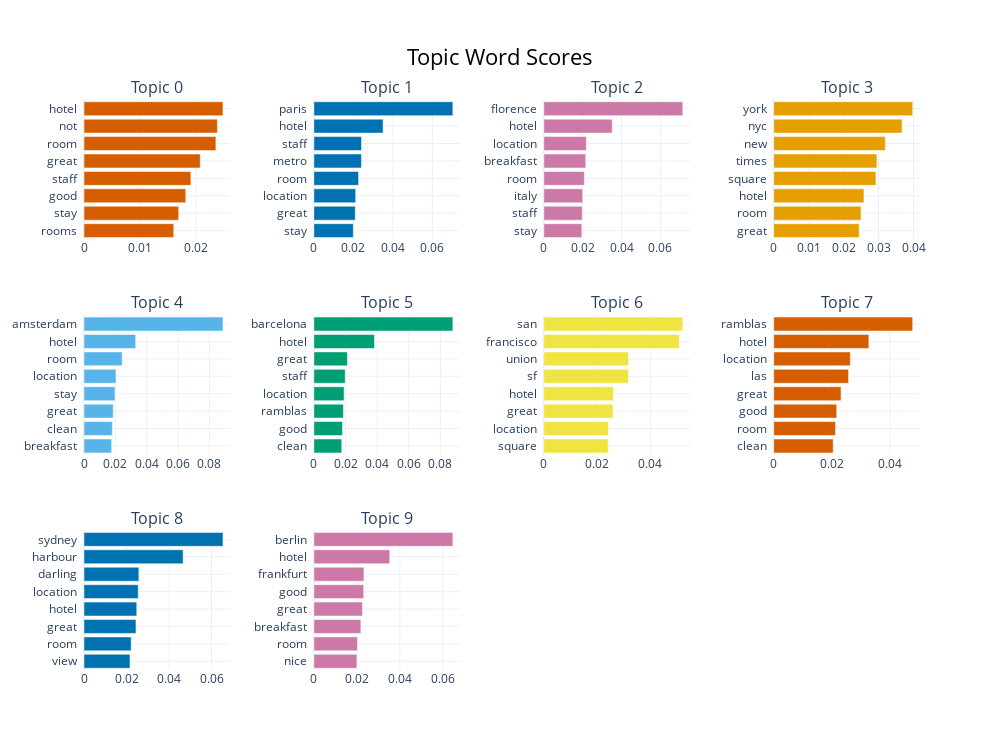

Notebook cell for this chart:
### Markdown cell above
### HDBSCAN

### Code cell
hdbscan_model = HDBSCAN(min_cluster_size=50, cluster_selection_method='eom', prediction_data=True)
hdbscan_topic_model = BERTopic(hdbscan_model=hdbscan_model).fit(df.text, embeddings=embeddings)
print(f'Total number of topics: {len(hdbscan_topic_model.topics_)}')
print(f'Number of unique topics: {len(set(hdbscan_topic_model.topics_))}')
hdbscan_topic_model.get_topic_info().head()
hdbscan_topic_model.visualize_barchart(top_n_topics=10, n_words=8)

### Figure 1 — Plotly figure (JSON) as saved in the notebook; plotly's stock layout.template omitted (floating-point values rounded to 4 significant figures)
{"data": [{"marker": {"color": "#D55E00"}, "orientation": "h", "type": "bar", "x": [0.01604, 0.01692, 0.01819, 0.0191, 0.02078, 0.02357, 0.02384, 0.02484], "xaxis": "x", "y": ["rooms  ", "stay  ", "good  ", "staff  ", "great  ", "room  ", "not  ", "hotel  "], "yaxis": "y"}, {"marker": {"color": "#0072B2"}, "orientation": "h", "type": "bar", "x": [0.01993, 0.02093, 0.02117, 0.02262, 0.02407, 0.0241, 0.03503, 0.07036], "xaxis": "x2", "y": ["stay  ", "great  ", "location  ", "room  ", "metro  ", "staff  ", "hotel  ", "paris  "], "yaxis": "y2"}, {"marker": {"color": "#CC79A7"}, "orientation": "h", "type": "bar", "x": [0.01957, 0.01978, 0.02004, 0.02089, 0.0216, 0.0219, 0.03523, 0.07155], "xaxis": "x3", "y": ["stay  ", "staff  ", "italy  ", "room  ", "breakfast  ", "location  ", "hotel  ", "florence  "], "yaxis": "y3"}, {"marker": {"color": "#E69F00"}, "orientation": "h", "type": "bar", "x": [0.02445, 0.02497, 0.02582, 0.02923, 0.02953, 0.03193, 0.03674, 0.03977], "xaxis": "x4", "y": ["great  ", "room  ", "hotel  ", "square  ", "times  ", "new  ", "nyc  ", "york  "], "yaxis": "y4"}, {"marker": {"color": "#56B4E9"}, "orientation": "h", "type": "bar", "x": [0.01765, 0.01804, 0.01864, 0.01978, 0.0204, 0.02434, 0.03298, 0.08866], "xaxis": "x5", "y": ["breakfast  ", "clean  ", "great  ", "stay  ", "location  ", "room  ", "hotel  ", "amsterdam  "], "yaxis": "y5"}, {"marker": {"color": "#009E73"}, "orientation": "h", "type": "bar", "x": [0.01761, 0.01807, 0.01867, 0.01908, 0.01979, 0.02119, 0.0383, 0.08789], "xaxis": "x6", "y": ["clean  ", "good  ", "ramblas  ", "location  ", "staff  ", "great  ", "hotel  ", "barcelona  "], "yaxis": "y6"}, {"marker": {"color": "#F0E442"}, "orientation": "h", "type": "bar", "x": [0.02416, 0.02424, 0.02602, 0.02611, 0.03177, 0.03183, 0.05087, 0.05218], "xaxis": "x7", "y": ["square  ", "location  ", "great  ", "hotel  ", "sf  ", "union  ", "francisco  ", "san  "], "yaxis": "y7"}, {"marker": {"color": "#D55E00"}, "orientation": "h", "type": "bar", "x": [0.02049, 0.02128, 0.02171, 0.0232, 0.02578, 0.02637, 0.03278, 0.04787], "xaxis": "x8", "y": ["clean  ", "room  ", "good  ", "great  ", "las  ", "location  ", "hotel  ", "ramblas  "], "yaxis": "y8"}, {"marker": {"color": "#0072B2"}, "orientation": "h", "type": "bar", "x": [0.02162, 0.02219, 0.02445, 0.02481, 0.02551, 0.02581, 0.04664, 0.06538], "xaxis": "x9", "y": ["view  ", "room  ", "great  ", "hotel  ", "location  ", "darling  ", "harbour  ", "sydney  "], "yaxis": "y9"}, {"marker": {"color": "#CC79A7"}, "orientation": "h", "type": "bar", "x": [0.02, 0.02025, 0.02186, 0.02258, 0.02315, 0.02327, 0.0353, 0.06465], "xaxis": "x10", "y": ["nice  ", "room  ", "breakfast  ", "great  ", "good  ", "frankfurt  ", "hotel  ", "berlin  "], "yaxis": "y10"}], "layout": {"annotations": [{"font": {"size": 16}, "showarrow": false, "text": "Topic 0", "x": 0.0875, "xanchor": "center", "xref": "paper", "y": 1, "yanchor": "bottom", "yref": "paper"}, {"font": {"size": 16}, "showarrow": false, "text": "Topic 1", "x": 0.3625, "xanchor": "center", "xref": "paper", "y": 1, "yanchor": "bottom", "yref": "paper"}, {"font": {"size": 16}, "showarrow": false, "text": "Topic 2", "x": 0.6375, "xanchor": "center", "xref": "paper", "y": 1, "yanchor": "bottom", "yref": "paper"}, {"font": {"size": 16}, "showarrow": false, "text": "Topic 3", "x": 0.9125, "xanchor": "center", "xref": "paper", "y": 1, "yanchor": "bottom", "yref": "paper"}, {"font": {"size": 16}, "showarrow": false, "text": "Topic 4", "x": 0.0875, "xanchor": "center", "xref": "paper", "y": 0.6222, "yanchor": "bottom", "yref": "paper"}, {"font": {"size": 16}, "showarrow": false, "text": "Topic 5", "x": 0.3625, "xanchor": "center", "xref": "paper", "y": 0.6222, "yanchor": "bottom", "yref": "paper"}, {"font": {"size": 16}, "showarrow": false, "text": "Topic 6", "x": 0.6375, "xanchor": "center", "xref": "paper", "y": 0.6222, "yanchor": "bottom", "yref": "paper"}, {"font": {"size": 16}, "showarrow": false, "text": "Topic 7", "x": 0.9125, "xanchor": "center", "xref": "paper", "y": 0.6222, "yanchor": "bottom", "yref": "paper"}, {"font": {"size": 16}, "showarrow": false, "text": "Topic 8", "x": 0.0875, "xanchor": "center", "xref": "paper", "y": 0.2444, "yanchor": "bottom", "yref": "paper"}, {"font": {"size": 16}, "showarrow": false, "text": "Topic 9", "x": 0.3625, "xanchor": "center", "xref": "paper", "y": 0.2444, "yanchor": "bottom", "yref": "paper"}], "height": 750, "hoverlabel": {"bgcolor": "white", "font": {"family": "Rockwell", "size": 16}}, "showlegend": false, "title": {"font": {"color": "Black", "size": 22}, "text": "Topic Word Scores", "x": 0.5, "xanchor": "center", "yanchor": "top"}, "width": 1000, "xaxis": {"anchor": "y", "domain": [0, 0.175], "showgrid": true}, "xaxis10": {"anchor": "y10", "domain": [0.275, 0.45], "showgrid": true}, "xaxis11": {"anchor": "y11", "domain": [0.55, 0.725], "showgrid": true}, "xaxis12": {"anchor": "y12", "domain": [0.825, 1], "showgrid": true}, "xaxis2": {"anchor": "y2", "domain": [0.275, 0.45], "showgrid": true}, "xaxis3": {"anchor": "y3", "domain": [0.55, 0.725], "showgrid": true}, "xaxis4": {"anchor": "y4", "domain": [0.825, 1], "showgrid": true}, "xaxis5": {"anchor": "y5", "domain": [0, 0.175], "showgrid": true}, "xaxis6": {"anchor": "y6", "domain": [0.275, 0.45], "showgrid": true}, "xaxis7": {"anchor": "y7", "domain": [0.55, 0.725], "showgrid": true}, "xaxis8": {"anchor": "y8", "domain": [0.825, 1], "showgrid": true}, "xaxis9": {"anchor": "y9", "domain": [0, 0.175], "showgrid": true}, "yaxis": {"anchor": "x", "domain": [0.7556, 1], "showgrid": true}, "yaxis10": {"anchor": "x10", "domain": [0, 0.2444], "showgrid": true}, "yaxis11": {"anchor": "x11", "domain": [0, 0.2444], "showgrid": true}, "yaxis12": {"anchor": "x12", "domain": [0, 0.2444], "showgrid": true}, "yaxis2": {"anchor": "x2", "domain": [0.7556, 1], "showgrid": true}, "yaxis3": {"anchor": "x3", "domain": [0.7556, 1], "showgrid": true}, "yaxis4": {"anchor": "x4", "domain": [0.7556, 1], "showgrid": true}, "yaxis5": {"anchor": "x5", "domain": [0.3778, 0.6222], "showgrid": true}, "yaxis6": {"anchor": "x6", "domain": [0.3778, 0.6222], "showgrid": true}, "yaxis7": {"anchor": "x7", "domain": [0.3778, 0.6222], "showgrid": true}, "yaxis8": {"anchor": "x8", "domain": [0.3778, 0.6222], "showgrid": true}, "yaxis9": {"anchor": "x9", "domain": [0, 0.2444], "showgrid": true}}}
